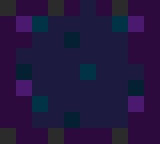

The image is a tile-based game level rendered from a .tmx file. Its description and complete source (layers, tilesets, objects, tile grids) follow:
An orthogonal 10x9 tile map with 16x16 px tiles, 2 tile layers (Ground, Collision).

<map version="1.10" tiledversion="1.11.0" orientation="orthogonal" renderorder="right-down" width="10" height="9" tilewidth="16" tileheight="16" infinite="0" nextlayerid="3" nextobjectid="1">
 <tileset firstgid="1" source="../tilesets/world.tsx" />
 <layer id="1" name="Ground" width="10" height="9">
  <data encoding="csv">
2,2,2,2,2,2,2,2,2,2,
2,2,3,2,2,2,2,3,2,2,
2,2,2,2,10,2,2,2,2,2,
2,2,2,2,2,2,2,2,2,2,
2,10,2,2,2,3,2,2,2,2,
2,2,2,2,2,2,2,2,10,2,
2,2,3,2,2,2,2,2,2,2,
2,2,2,2,10,2,2,2,2,2,
2,2,2,2,2,2,2,2,2,2
</data>
 </layer>
 <layer id="2" name="Collision" width="10" height="9">
  <data encoding="csv">
4,5,5,4,5,0,5,4,5,5,
5,6,0,0,0,0,0,0,6,5,
5,5,0,0,0,0,0,0,5,5,
5,0,0,0,0,0,0,0,5,5,
5,0,0,0,0,0,0,0,0,5,
5,6,0,0,0,0,0,0,0,5,
5,5,0,0,0,0,0,0,6,5,
5,5,0,0,0,0,0,0,5,5,
4,5,5,4,5,5,5,4,5,5
</data>
 </layer>
</map>
